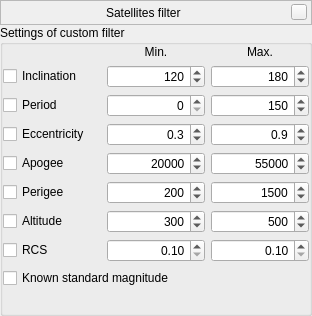
<?xml version="1.0" encoding="UTF-8"?>
<ui version="4.0">
 <class>satellitesFilterDialog</class>
 <widget class="QWidget" name="satellitesFilterDialog">
  <property name="geometry">
   <rect>
    <x>0</x>
    <y>0</y>
    <width>312</width>
    <height>316</height>
   </rect>
  </property>
  <property name="sizePolicy">
   <sizepolicy hsizetype="Preferred" vsizetype="Preferred">
    <horstretch>0</horstretch>
    <verstretch>0</verstretch>
   </sizepolicy>
  </property>
  <layout class="QVBoxLayout" name="verticalLayout">
   <property name="spacing">
    <number>0</number>
   </property>
   <property name="leftMargin">
    <number>0</number>
   </property>
   <property name="topMargin">
    <number>0</number>
   </property>
   <property name="rightMargin">
    <number>0</number>
   </property>
   <property name="bottomMargin">
    <number>0</number>
   </property>
   <item>
    <widget class="BarFrame" name="TitleBar">
     <property name="minimumSize">
      <size>
       <width>16</width>
       <height>25</height>
      </size>
     </property>
     <property name="maximumSize">
      <size>
       <width>16777215</width>
       <height>25</height>
      </size>
     </property>
     <property name="frameShape">
      <enum>QFrame::StyledPanel</enum>
     </property>
     <layout class="QHBoxLayout">
      <property name="leftMargin">
       <number>0</number>
      </property>
      <property name="topMargin">
       <number>0</number>
      </property>
      <property name="rightMargin">
       <number>4</number>
      </property>
      <property name="bottomMargin">
       <number>0</number>
      </property>
      <item>
       <spacer>
        <property name="orientation">
         <enum>Qt::Horizontal</enum>
        </property>
        <property name="sizeHint" stdset="0">
         <size>
          <width>40</width>
          <height>20</height>
         </size>
        </property>
       </spacer>
      </item>
      <item>
       <widget class="QLabel" name="stelWindowTitle">
        <property name="palette">
         <palette>
          <active/>
          <inactive/>
          <disabled/>
         </palette>
        </property>
        <property name="font">
         <font/>
        </property>
        <property name="text">
         <string>Satellites filter</string>
        </property>
       </widget>
      </item>
      <item>
       <spacer>
        <property name="orientation">
         <enum>Qt::Horizontal</enum>
        </property>
        <property name="sizeHint" stdset="0">
         <size>
          <width>40</width>
          <height>20</height>
         </size>
        </property>
       </spacer>
      </item>
      <item>
       <widget class="QPushButton" name="closeStelWindow">
        <property name="minimumSize">
         <size>
          <width>16</width>
          <height>16</height>
         </size>
        </property>
        <property name="maximumSize">
         <size>
          <width>16</width>
          <height>16</height>
         </size>
        </property>
        <property name="focusPolicy">
         <enum>Qt::NoFocus</enum>
        </property>
        <property name="text">
         <string/>
        </property>
       </widget>
      </item>
     </layout>
    </widget>
   </item>
   <item>
    <widget class="QGroupBox" name="groupBox">
     <property name="title">
      <string>Settings of custom filter</string>
     </property>
     <layout class="QGridLayout" name="gridLayout_2">
      <property name="leftMargin">
       <number>0</number>
      </property>
      <property name="topMargin">
       <number>0</number>
      </property>
      <property name="rightMargin">
       <number>0</number>
      </property>
      <property name="bottomMargin">
       <number>0</number>
      </property>
      <item row="3" column="1">
       <widget class="QDoubleSpinBox" name="minEccentricity">
        <property name="alignment">
         <set>Qt::AlignRight|Qt::AlignTrailing|Qt::AlignVCenter</set>
        </property>
        <property name="decimals">
         <number>1</number>
        </property>
        <property name="maximum">
         <double>1.000000000000000</double>
        </property>
        <property name="singleStep">
         <double>0.100000000000000</double>
        </property>
        <property name="value">
         <double>0.300000000000000</double>
        </property>
       </widget>
      </item>
      <item row="1" column="0">
       <widget class="QCheckBox" name="inclinationCheckBox">
        <property name="text">
         <string>Inclination</string>
        </property>
       </widget>
      </item>
      <item row="4" column="2">
       <widget class="QDoubleSpinBox" name="maxApogee">
        <property name="alignment">
         <set>Qt::AlignRight|Qt::AlignTrailing|Qt::AlignVCenter</set>
        </property>
        <property name="decimals">
         <number>0</number>
        </property>
        <property name="minimum">
         <double>75.000000000000000</double>
        </property>
        <property name="maximum">
         <double>1000000.000000000000000</double>
        </property>
        <property name="value">
         <double>55000.000000000000000</double>
        </property>
       </widget>
      </item>
      <item row="7" column="0">
       <widget class="QCheckBox" name="rcsCheckBox">
        <property name="text">
         <string>RCS</string>
        </property>
       </widget>
      </item>
      <item row="4" column="0">
       <widget class="QCheckBox" name="apogeeCheckBox">
        <property name="text">
         <string>Apogee</string>
        </property>
       </widget>
      </item>
      <item row="3" column="0">
       <widget class="QCheckBox" name="eccentricityCheckBox">
        <property name="text">
         <string>Eccentricity</string>
        </property>
       </widget>
      </item>
      <item row="8" column="0" colspan="3">
       <widget class="QCheckBox" name="stdMagnitudeCheckBox">
        <property name="enabled">
         <bool>true</bool>
        </property>
        <property name="text">
         <string>Known standard magnitude</string>
        </property>
       </widget>
      </item>
      <item row="3" column="2">
       <widget class="QDoubleSpinBox" name="maxEccentricity">
        <property name="alignment">
         <set>Qt::AlignRight|Qt::AlignTrailing|Qt::AlignVCenter</set>
        </property>
        <property name="decimals">
         <number>1</number>
        </property>
        <property name="maximum">
         <double>1.000000000000000</double>
        </property>
        <property name="singleStep">
         <double>0.100000000000000</double>
        </property>
        <property name="value">
         <double>0.900000000000000</double>
        </property>
       </widget>
      </item>
      <item row="5" column="0">
       <widget class="QCheckBox" name="perigeeCheckBox">
        <property name="text">
         <string>Perigee</string>
        </property>
       </widget>
      </item>
      <item row="7" column="1">
       <widget class="QDoubleSpinBox" name="minRCS">
        <property name="alignment">
         <set>Qt::AlignRight|Qt::AlignTrailing|Qt::AlignVCenter</set>
        </property>
        <property name="minimum">
         <double>0.100000000000000</double>
        </property>
        <property name="maximum">
         <double>10000.000000000000000</double>
        </property>
       </widget>
      </item>
      <item row="0" column="2">
       <widget class="QLabel" name="labelMax">
        <property name="text">
         <string>Max.</string>
        </property>
        <property name="alignment">
         <set>Qt::AlignCenter</set>
        </property>
       </widget>
      </item>
      <item row="7" column="2">
       <widget class="QDoubleSpinBox" name="maxRCS">
        <property name="alignment">
         <set>Qt::AlignRight|Qt::AlignTrailing|Qt::AlignVCenter</set>
        </property>
        <property name="minimum">
         <double>0.100000000000000</double>
        </property>
        <property name="maximum">
         <double>10000.000000000000000</double>
        </property>
       </widget>
      </item>
      <item row="2" column="0">
       <widget class="QCheckBox" name="periodCheckBox">
        <property name="text">
         <string>Period</string>
        </property>
       </widget>
      </item>
      <item row="9" column="0">
       <spacer name="verticalSpacer">
        <property name="orientation">
         <enum>Qt::Vertical</enum>
        </property>
        <property name="sizeHint" stdset="0">
         <size>
          <width>20</width>
          <height>40</height>
         </size>
        </property>
       </spacer>
      </item>
      <item row="5" column="2">
       <widget class="QDoubleSpinBox" name="maxPerigee">
        <property name="alignment">
         <set>Qt::AlignRight|Qt::AlignTrailing|Qt::AlignVCenter</set>
        </property>
        <property name="decimals">
         <number>0</number>
        </property>
        <property name="minimum">
         <double>75.000000000000000</double>
        </property>
        <property name="maximum">
         <double>1000000.000000000000000</double>
        </property>
        <property name="value">
         <double>1500.000000000000000</double>
        </property>
       </widget>
      </item>
      <item row="5" column="1">
       <widget class="QDoubleSpinBox" name="minPerigee">
        <property name="alignment">
         <set>Qt::AlignRight|Qt::AlignTrailing|Qt::AlignVCenter</set>
        </property>
        <property name="decimals">
         <number>0</number>
        </property>
        <property name="minimum">
         <double>75.000000000000000</double>
        </property>
        <property name="maximum">
         <double>1000000.000000000000000</double>
        </property>
        <property name="value">
         <double>200.000000000000000</double>
        </property>
       </widget>
      </item>
      <item row="2" column="1">
       <widget class="QDoubleSpinBox" name="minPeriod">
        <property name="alignment">
         <set>Qt::AlignRight|Qt::AlignTrailing|Qt::AlignVCenter</set>
        </property>
        <property name="decimals">
         <number>0</number>
        </property>
        <property name="maximum">
         <double>100000.000000000000000</double>
        </property>
       </widget>
      </item>
      <item row="0" column="1">
       <widget class="QLabel" name="labelMin">
        <property name="text">
         <string>Min.</string>
        </property>
        <property name="alignment">
         <set>Qt::AlignCenter</set>
        </property>
       </widget>
      </item>
      <item row="2" column="2">
       <widget class="QDoubleSpinBox" name="maxPeriod">
        <property name="alignment">
         <set>Qt::AlignRight|Qt::AlignTrailing|Qt::AlignVCenter</set>
        </property>
        <property name="decimals">
         <number>0</number>
        </property>
        <property name="maximum">
         <double>100000.000000000000000</double>
        </property>
        <property name="value">
         <double>150.000000000000000</double>
        </property>
       </widget>
      </item>
      <item row="4" column="1">
       <widget class="QDoubleSpinBox" name="minApogee">
        <property name="alignment">
         <set>Qt::AlignRight|Qt::AlignTrailing|Qt::AlignVCenter</set>
        </property>
        <property name="decimals">
         <number>0</number>
        </property>
        <property name="minimum">
         <double>75.000000000000000</double>
        </property>
        <property name="maximum">
         <double>1000000.000000000000000</double>
        </property>
        <property name="value">
         <double>20000.000000000000000</double>
        </property>
       </widget>
      </item>
      <item row="1" column="2">
       <widget class="QDoubleSpinBox" name="maxInclination">
        <property name="alignment">
         <set>Qt::AlignRight|Qt::AlignTrailing|Qt::AlignVCenter</set>
        </property>
        <property name="decimals">
         <number>0</number>
        </property>
        <property name="maximum">
         <double>360.000000000000000</double>
        </property>
        <property name="value">
         <double>180.000000000000000</double>
        </property>
       </widget>
      </item>
      <item row="1" column="1">
       <widget class="QDoubleSpinBox" name="minInclination">
        <property name="alignment">
         <set>Qt::AlignRight|Qt::AlignTrailing|Qt::AlignVCenter</set>
        </property>
        <property name="decimals">
         <number>0</number>
        </property>
        <property name="maximum">
         <double>360.000000000000000</double>
        </property>
        <property name="value">
         <double>120.000000000000000</double>
        </property>
       </widget>
      </item>
      <item row="6" column="0">
       <widget class="QCheckBox" name="altitudeCheckBox">
        <property name="toolTip">
         <string>The satellite can be located in selected range of altitudes</string>
        </property>
        <property name="text">
         <string>Altitude</string>
        </property>
       </widget>
      </item>
      <item row="6" column="1">
       <widget class="QDoubleSpinBox" name="minAltitude">
        <property name="alignment">
         <set>Qt::AlignRight|Qt::AlignTrailing|Qt::AlignVCenter</set>
        </property>
        <property name="decimals">
         <number>0</number>
        </property>
        <property name="minimum">
         <double>75.000000000000000</double>
        </property>
        <property name="maximum">
         <double>1000000.000000000000000</double>
        </property>
        <property name="value">
         <double>300.000000000000000</double>
        </property>
       </widget>
      </item>
      <item row="6" column="2">
       <widget class="QDoubleSpinBox" name="maxAltitude">
        <property name="alignment">
         <set>Qt::AlignRight|Qt::AlignTrailing|Qt::AlignVCenter</set>
        </property>
        <property name="decimals">
         <number>0</number>
        </property>
        <property name="minimum">
         <double>75.000000000000000</double>
        </property>
        <property name="maximum">
         <double>1000000.000000000000000</double>
        </property>
        <property name="value">
         <double>500.000000000000000</double>
        </property>
       </widget>
      </item>
     </layout>
    </widget>
   </item>
  </layout>
 </widget>
 <customwidgets>
  <customwidget>
   <class>BarFrame</class>
   <extends>QFrame</extends>
   <header>Dialog.hpp</header>
   <container>1</container>
  </customwidget>
 </customwidgets>
 <resources/>
 <connections/>
</ui>
